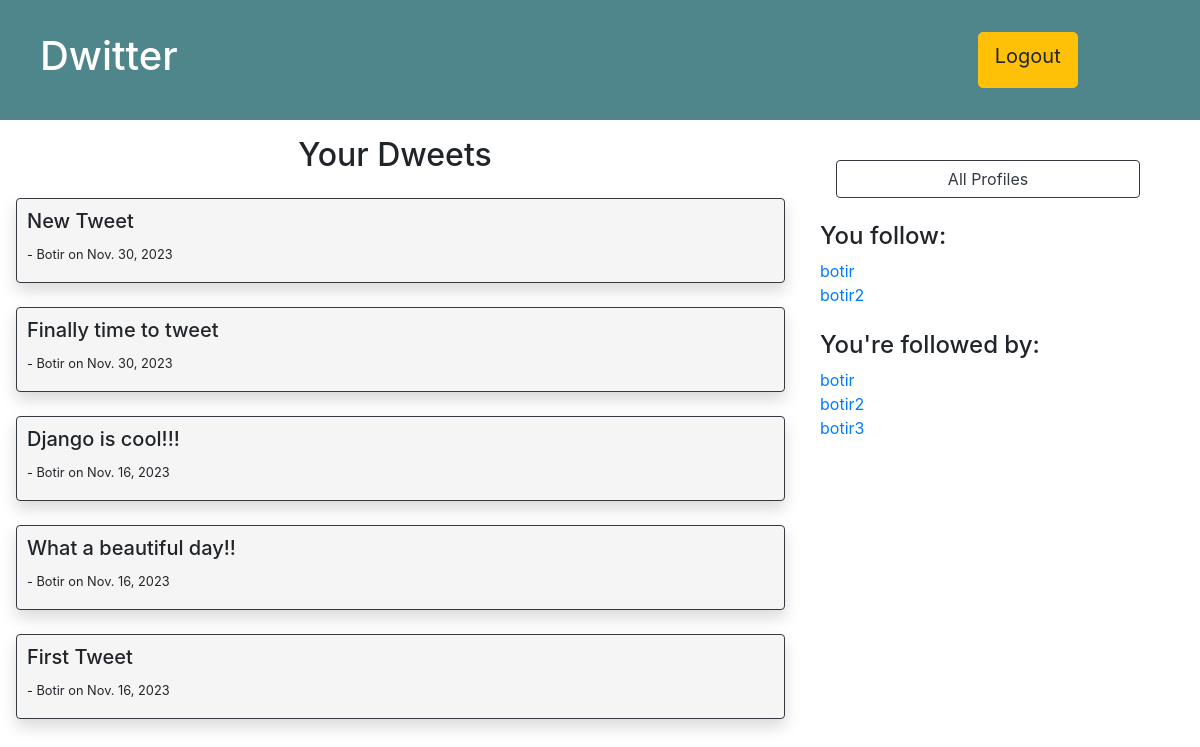
Page /detail_profile/13 (signed in) on the committed database.
### app/models.py (models this page shows, shortened)
class Dweet(models.Model):
    author = models.ForeignKey(User, on_delete=models.CASCADE)
    body = models.TextField(default='')
    created_on = models.DateTimeField(auto_now_add=True)

class Profile(models.Model):
    username = models.OneToOneField(User, on_delete=models.CASCADE)
    follows = models.ManyToManyField(
        'self',
        related_name='followed_by',
        blank=True,
        symmetrical=False
        )
    def __str__(self):
        return f'{str(self.username)}'

### app/views.py (the view, shortened to what this page needs)
# urls.py: path('detail_profile/<int:id>', detail_profile, name='detail_profile'),
def detail_profile(request, id):
    profile = Profile.objects.get(id=id)
    dweets = Dweet.objects.filter(author=profile.username).order_by('-created_on')
    my_profile = Profile.objects.get(pk=(request.user.id-2))
    context = {
        'profile': profile,
        'dweets': dweets,
        'my_profile': my_profile
    }
    return render(request, 'app/my_profile.html', context)

### app/templates/app/my_profile.html (shortened to what this page needs)
{% extends 'app/index.html' %}
{% block content %}
<div class="row">
    <div class="col-lg-8">
        {% if profile.username == request.user %}
        <h2 class="text-center">Your Dweets</h2>
        {% endif %}
        {% for dweet in dweets %}
            <div class="dweet mt-4 border border-dark shadow ml-3">
                <h5>{{dweet.body}}</h5>
                <p><small>- {{dweet.author|capfirst}} on {{dweet.created_on.date}}</small></p>
            </div>
        {% endfor %}
    </div>
    <div class="col-lg-4">
        <a href="{% url 'all_profiles' %}" class="btn btn-outline-dark text-lg-center mt-4 ml-3" style="width: 80%;">All Profiles</a>
        {% if profile.username == request.user %}
        <h4 class="mt-4">You follow:</h4>
        {% else %}
        <h4 class="mt-4">{{profile}} follows:</h4>
        {% endif %}
            {% for profile in profile.follows.all %}
                <a href="{% url 'detail_profile' profile.id %}">
                    {{ profile }}
                </a><br>
            {% endfor %}
        <br>
        {% if profile.username == request.user %}
        <h4>You're followed by:</h4>
        {% else %}
        <h4>{{profile}} is followed by:</h4>
        {% endif %}
        {% for profile in profile.followed_by.all %}
                <a href="{% url 'detail_profile' profile.id %}">
                    {{ profile }}
                </a><br>
        {% endfor %}
    </div>
</div>
{% endblock %}

### app/templates/app/index.html (style rules this page uses)
body { margin: 0; padding: 0; }
.dweet { border-radius: 4px; background-color: whitesmoke; padding: 10px 10px 1px 10px; margin: 5px; }

### rows in the picture
Dweet: body "New Tweet", author "Botir", created_on "Nov. 30, 2023"
Dweet: body "Finally time to tweet", author "Botir", created_on "Nov. 30, 2023"
Dweet: body "Django is cool!!!", author "Botir", created_on "Nov. 16, 2023"
Dweet: body "What a beautiful day!!", author "Botir", created_on "Nov. 16, 2023"
Dweet: body "First Tweet", author "Botir", created_on "Nov. 16, 2023"
Profile: username.username "botir"
Profile: username.username "botir2"
Profile: username.username "botir3"
